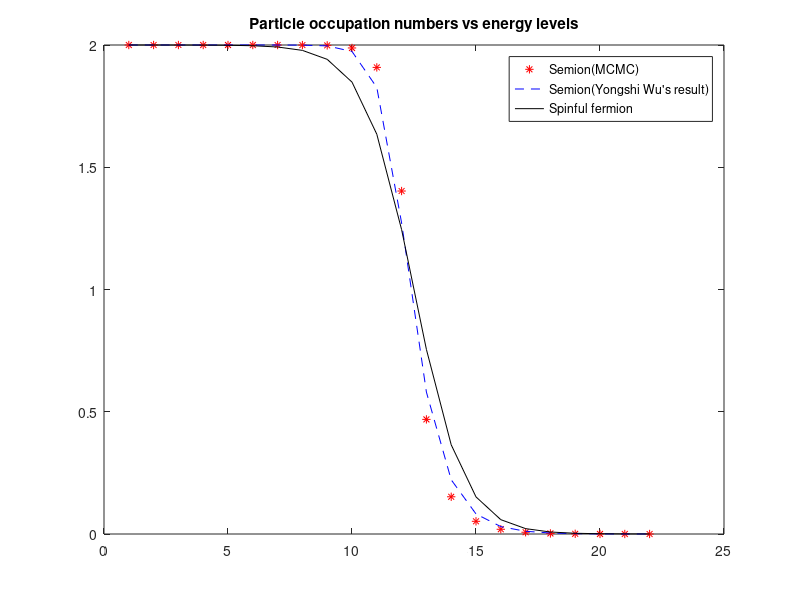
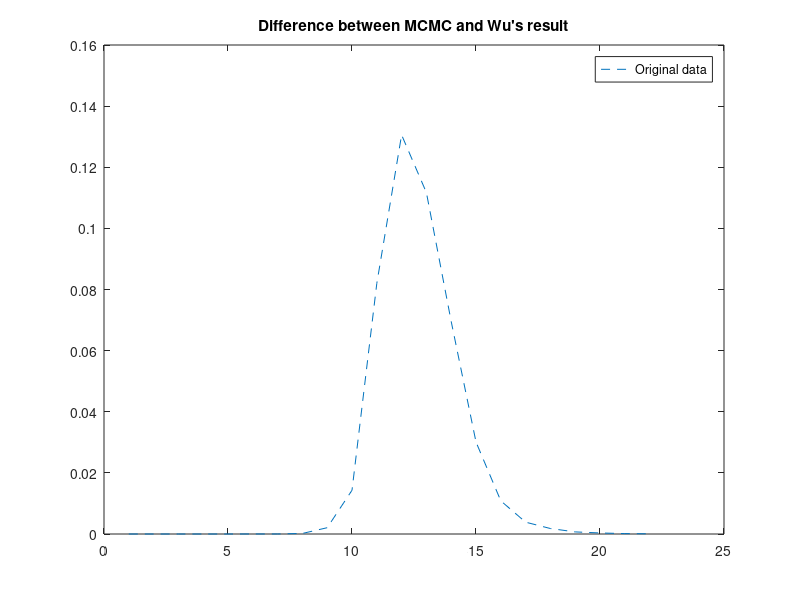
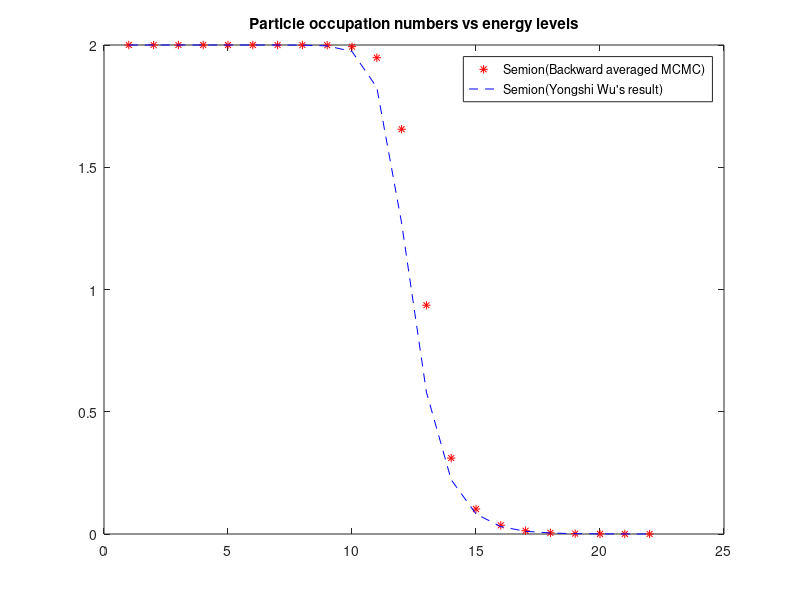
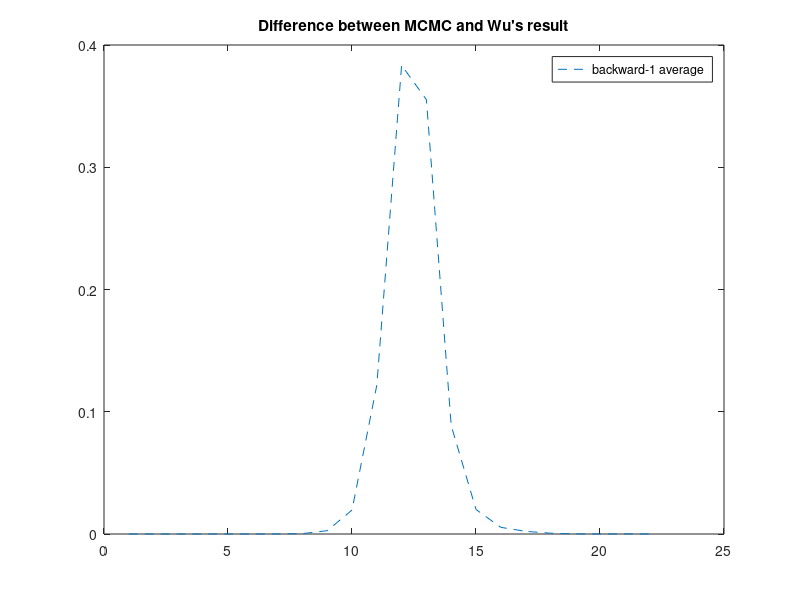

These figures' MATLAB source, in order:
function semion

mcmc = [2.,2.,2.,2.,2.,1.99998,1.99994,1.99969,1.99842,1.98789,1.90839,1.40279,0.468753,0.152231,0.051922,0.019353,0.007236,0.002294,0.000818,0.000211,0.000071,0.000017];
Wudist = [2.,2.,2.,2.,2.,1.99999,1.99993,1.99951,1.99636,1.97358,1.8264,1.27221,0.580452,0.221765,0.0820198,0.0301954,0.0111093,0.00408695,0.00150351,0.00055311,0.000203478,0.0000748553];
spinfulFermidist = [1.99998,1.99994,1.99985,1.99959,1.99889,1.997,1.99186,1.97803,1.94138,1.84828,1.63515,1.24492,0.755079,0.364849,0.151716,0.0586241,0.0219738,0.00814023,0.00300235,0.00110555,0.000406852,0.000149692];
len = size(mcmc,2)
levels = 1:1:len;
figure();
plot(levels,mcmc,'r*')
hold on
plot(levels,Wudist,'b--')
legend("Semion(MCMC)","Semion(Yongshi Wu's result)")
title("Particle occupation numbers vs energy levels")
hold on
plot(levels,spinfulFermidist,'black-')
legend("Semion(MCMC)","Semion(Yongshi Wu's result)","Spinful fermion")

figure()
plot(levels, abs(mcmc-Wudist),'--')
title("Difference between MCMC and Wu's result")
legend("Original data")

mcmc_shift_back_1 = [mcmc(2:len), 0];
disp(mcmc)
disp(mcmc_shift_back_1)
mcmc_shift_forward_1 = [2, mcmc(1:len-1)];
disp(mcmc_shift_forward_1)

mcmc_back1_avg = (mcmc+mcmc_shift_forward_1)./2;
figure();
plot(levels,mcmc_back1_avg,'r*')
hold on
plot(levels,Wudist,'b--')
legend("Semion(Backward averaged MCMC)","Semion(Yongshi Wu's result)")
title("Particle occupation numbers vs energy levels")
%hold on
%plot(levels,spinfulFermidist,'black-')
%legend("Semion(MCMC)","Semion(Yongshi Wu's result)","Spinful fermion")

figure()
plot(levels, abs(mcmc_back1_avg-Wudist),'--')
title("Difference between MCMC and Wu's result")
legend("backward-1 average")

mcmc_forward1_avg = (mcmc+mcmc_shift_back_1)./2;
figure();
plot(levels,mcmc_forward1_avg,'r*')
hold on
plot(levels,Wudist,'b--')
legend("Semion(forward averaged MCMC)","Semion(Yongshi Wu's result)")
title("Particle occupation numbers vs energy levels")
%hold on
%plot(levels,spinfulFermidist,'black-')
%legend("Semion(MCMC)","Semion(Yongshi Wu's result)","Spinful fermion")

figure()
plot(levels, abs(mcmc_forward1_avg-Wudist),'--')
title("Difference between MCMC and Wu's result")
legend("forward-1 average")

mcmc_adjacent3_avg = (mcmc+mcmc_shift_back_1+mcmc_shift_forward_1)./3;
figure();
plot(levels,mcmc_adjacent3_avg,'r*')
hold on
plot(levels,Wudist,'b--')
legend("Semion(adjacent-3 averaged MCMC)","Semion(Yongshi Wu's result)")
title("Particle occupation numbers vs energy levels")
%hold on
%plot(levels,spinfulFermidist,'black-')
%legend("Semion(MCMC)","Semion(Yongshi Wu's result)","Spinful fermion")

figure()
plot(levels, abs(mcmc_adjacent3_avg-Wudist),'--')
title("Difference between MCMC and Wu's result")
legend("Adjacent-3 average")
end



